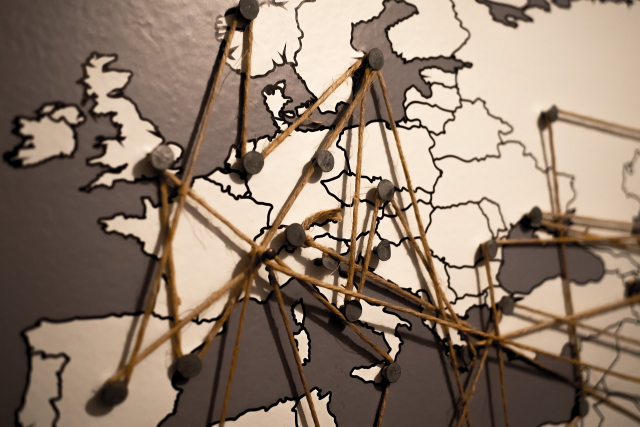
#> input picture input_image.jpg, 1280 x 854 px (shown at 1/2 size)
$ python MAA1_Image_manipulation.py
#> lines starting #> are read from the running program, lines starting #| are printed output that depends on the picture
import cv2

# Load the image
image = cv2.imread('input_image.jpg')
#> image is the input picture: shape (854, 1280, 3); mean B, G, R 107.7, 123.9, 143.5

# Resize the image
resized_image = cv2.resize(image, (500, 500))
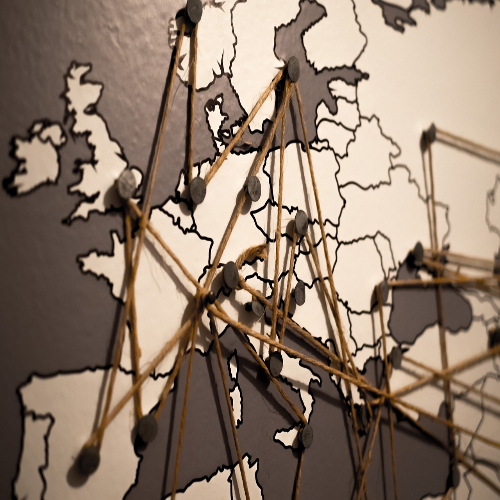
#> resized_image: shape (500, 500, 3); mean B, G, R 107.6, 123.8, 143.4

# Convert the image to grayscale
gray_image = cv2.cvtColor(resized_image, cv2.COLOR_BGR2GRAY)
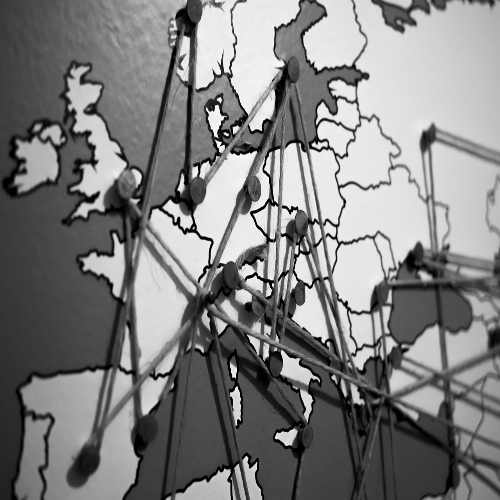
#> gray_image: shape (500, 500); min 0, max 251, mean 127.8

# Save the grayscale image
cv2.imwrite('output_image.jpg', gray_image)

# Display the original and modified images
cv2.imshow('Original Image', image)
cv2.imshow('Grayscale Image', gray_image)
cv2.waitKey(0)
cv2.destroyAllWindows()
